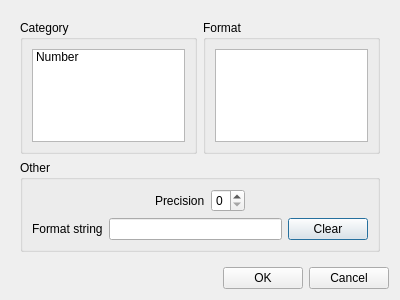
<?xml version="1.0" encoding="UTF-8"?>
<ui version="4.0">
 <class>FldPropertyDlg</class>
 <widget class="QDialog" name="FldPropertyDlg">
  <property name="geometry">
   <rect>
    <x>0</x>
    <y>0</y>
    <width>400</width>
    <height>300</height>
   </rect>
  </property>
  <property name="windowTitle">
   <string>Expression editor</string>
  </property>
  <layout class="QVBoxLayout" name="verticalLayout">
   <item>
    <widget class="QStackedWidget" name="stackedWidget">
     <property name="currentIndex">
      <number>2</number>
     </property>
     <widget class="QWidget" name="page">
      <layout class="QVBoxLayout" name="verticalLayout_2">
       <property name="spacing">
        <number>0</number>
       </property>
       <property name="leftMargin">
        <number>0</number>
       </property>
       <property name="topMargin">
        <number>0</number>
       </property>
       <property name="rightMargin">
        <number>0</number>
       </property>
       <property name="bottomMargin">
        <number>0</number>
       </property>
       <item>
        <widget class="QTreeWidget" name="treeWidget">
         <property name="editTriggers">
          <set>QAbstractItemView::NoEditTriggers</set>
         </property>
         <property name="headerHidden">
          <bool>true</bool>
         </property>
         <attribute name="headerVisible">
          <bool>false</bool>
         </attribute>
         <column>
          <property name="text">
           <string notr="true">1</string>
          </property>
         </column>
        </widget>
       </item>
      </layout>
     </widget>
     <widget class="QWidget" name="page_2">
      <layout class="QVBoxLayout" name="verticalLayout_3">
       <item>
        <layout class="QHBoxLayout" name="horizontalLayout_2">
         <item>
          <widget class="QLabel" name="label">
           <property name="text">
            <string>Data filed grouping</string>
           </property>
          </widget>
         </item>
         <item>
          <widget class="QLineEdit" name="edtFiledGrouping"/>
         </item>
        </layout>
       </item>
       <item>
        <widget class="QCheckBox" name="chkStartLineNum">
         <property name="text">
          <string>Start line numeration for each group</string>
         </property>
        </widget>
       </item>
       <item>
        <widget class="QCheckBox" name="chkStartNewPage">
         <property name="enabled">
          <bool>true</bool>
         </property>
         <property name="text">
          <string>Start new page for each group</string>
         </property>
        </widget>
       </item>
       <item>
        <spacer name="verticalSpacer">
         <property name="orientation">
          <enum>Qt::Vertical</enum>
         </property>
         <property name="sizeHint" stdset="0">
          <size>
           <width>20</width>
           <height>40</height>
          </size>
         </property>
        </spacer>
       </item>
      </layout>
     </widget>
     <widget class="QWidget" name="page_3">
      <layout class="QVBoxLayout" name="verticalLayout_7">
       <item>
        <layout class="QHBoxLayout" name="horizontalLayout_4">
         <item>
          <widget class="QGroupBox" name="groupBox">
           <property name="title">
            <string>Category</string>
           </property>
           <layout class="QVBoxLayout" name="verticalLayout_5">
            <item>
             <widget class="QListWidget" name="lstCategory">
              <item>
               <property name="text">
                <string>Number</string>
               </property>
              </item>
             </widget>
            </item>
           </layout>
          </widget>
         </item>
         <item>
          <widget class="QGroupBox" name="groupBox_2">
           <property name="title">
            <string>Format</string>
           </property>
           <layout class="QVBoxLayout" name="verticalLayout_4">
            <item>
             <widget class="QListWidget" name="lstFormat"/>
            </item>
           </layout>
          </widget>
         </item>
        </layout>
       </item>
       <item>
        <widget class="QGroupBox" name="groupBox_3">
         <property name="title">
          <string>Other</string>
         </property>
         <layout class="QVBoxLayout" name="verticalLayout_6">
          <item>
           <layout class="QHBoxLayout" name="horizontalLayout_3">
            <item>
             <spacer name="horizontalSpacer_2">
              <property name="orientation">
               <enum>Qt::Horizontal</enum>
              </property>
              <property name="sizeHint" stdset="0">
               <size>
                <width>40</width>
                <height>20</height>
               </size>
              </property>
             </spacer>
            </item>
            <item>
             <widget class="QLabel" name="label_2">
              <property name="text">
               <string>Precision</string>
              </property>
             </widget>
            </item>
            <item>
             <widget class="QSpinBox" name="spnPrecision">
              <property name="maximum">
               <number>9</number>
              </property>
             </widget>
            </item>
            <item>
             <spacer name="horizontalSpacer_3">
              <property name="orientation">
               <enum>Qt::Horizontal</enum>
              </property>
              <property name="sizeHint" stdset="0">
               <size>
                <width>40</width>
                <height>20</height>
               </size>
              </property>
             </spacer>
            </item>
           </layout>
          </item>
          <item>
           <layout class="QHBoxLayout" name="horizontalLayout_5">
            <item>
             <widget class="QLabel" name="label_3">
              <property name="text">
               <string>Format string</string>
              </property>
             </widget>
            </item>
            <item>
             <widget class="QLineEdit" name="edtFornatString">
              <property name="readOnly">
               <bool>true</bool>
              </property>
             </widget>
            </item>
            <item>
             <widget class="QPushButton" name="btnClear">
              <property name="text">
               <string>Clear</string>
              </property>
             </widget>
            </item>
           </layout>
          </item>
         </layout>
        </widget>
       </item>
      </layout>
     </widget>
    </widget>
   </item>
   <item>
    <layout class="QHBoxLayout" name="horizontalLayout">
     <item>
      <spacer name="horizontalSpacer">
       <property name="orientation">
        <enum>Qt::Horizontal</enum>
       </property>
       <property name="sizeHint" stdset="0">
        <size>
         <width>40</width>
         <height>20</height>
        </size>
       </property>
      </spacer>
     </item>
     <item>
      <widget class="QPushButton" name="btnOK">
       <property name="text">
        <string>OK</string>
       </property>
      </widget>
     </item>
     <item>
      <widget class="QPushButton" name="btnCancel">
       <property name="text">
        <string>Cancel</string>
       </property>
      </widget>
     </item>
    </layout>
   </item>
  </layout>
 </widget>
 <resources/>
 <connections>
  <connection>
   <sender>btnCancel</sender>
   <signal>clicked()</signal>
   <receiver>FldPropertyDlg</receiver>
   <slot>reject()</slot>
   <hints>
    <hint type="sourcelabel">
     <x>352</x>
     <y>278</y>
    </hint>
    <hint type="destinationlabel">
     <x>199</x>
     <y>149</y>
    </hint>
   </hints>
  </connection>
  <connection>
   <sender>btnOK</sender>
   <signal>clicked()</signal>
   <receiver>FldPropertyDlg</receiver>
   <slot>accept()</slot>
   <hints>
    <hint type="sourcelabel">
     <x>271</x>
     <y>278</y>
    </hint>
    <hint type="destinationlabel">
     <x>199</x>
     <y>149</y>
    </hint>
   </hints>
  </connection>
  <connection>
   <sender>btnClear</sender>
   <signal>clicked()</signal>
   <receiver>edtFornatString</receiver>
   <slot>clear()</slot>
   <hints>
    <hint type="sourcelabel">
     <x>333</x>
     <y>228</y>
    </hint>
    <hint type="destinationlabel">
     <x>194</x>
     <y>227</y>
    </hint>
   </hints>
  </connection>
 </connections>
</ui>
